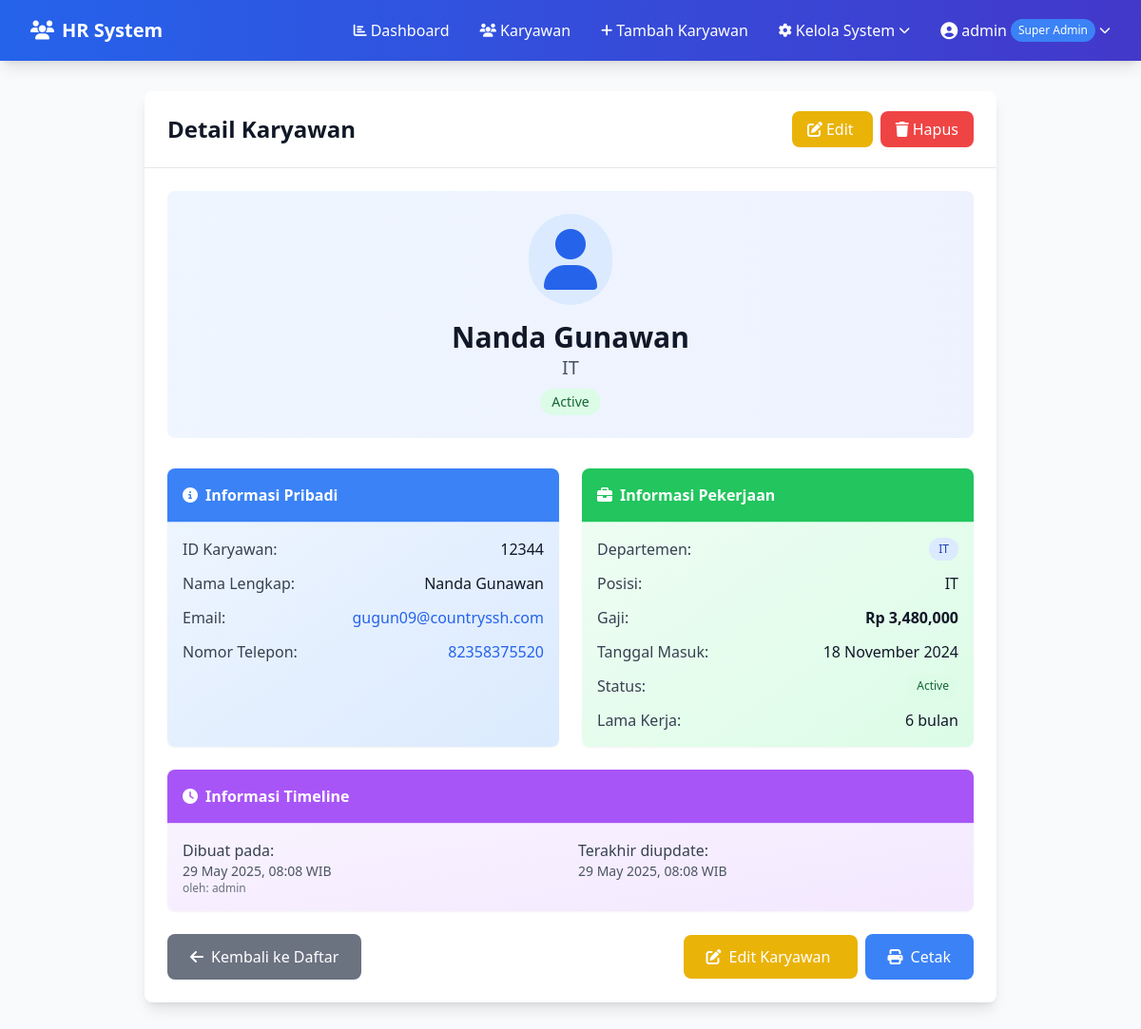
Screenshot of /employee/1 (signed in) with the database file from the repository.
### app.py (models this page shows, shortened)
class User(db.Model):
    id = db.Column(db.Integer, primary_key=True)
    username = db.Column(db.String(80), unique=True, nullable=False)
    email = db.Column(db.String(120), unique=True, nullable=False)
    password_hash = db.Column(db.String(120), nullable=False)
    role_id = db.Column(db.Integer, db.ForeignKey('role.id'), nullable=False, default=3)
    is_active = db.Column(db.Boolean, default=True)
    created_at = db.Column(db.DateTime, default=datetime.utcnow)
    def has_permission(self, permission):
        if not self.role_obj:
            return False
        return permission in (self.role_obj.permissions or [])

class Role(db.Model):
    id = db.Column(db.Integer, primary_key=True)
    name = db.Column(db.String(50), unique=True, nullable=False)
    description = db.Column(db.String(200))
    permissions = db.Column(db.JSON)
    is_protected = db.Column(db.Boolean, default=False)
    created_at = db.Column(db.DateTime, default=datetime.utcnow)
    users = db.relationship('User', backref='role_obj', lazy=True)

class Employee(db.Model):
    id = db.Column(db.Integer, primary_key=True)
    employee_id = db.Column(db.String(20), unique=True, nullable=False)
    name = db.Column(db.String(100), nullable=False)
    email = db.Column(db.String(120), unique=True, nullable=False)
    phone = db.Column(db.String(20))
    department = db.Column(db.String(50), nullable=False)
    position = db.Column(db.String(50), nullable=False)
    salary = db.Column(db.Float)
    hire_date = db.Column(db.Date, nullable=False)
    status = db.Column(db.String(20), default='Active')
    user_id = db.Column(db.Integer, db.ForeignKey('user.id'), nullable=True)
    created_by = db.Column(db.Integer, db.ForeignKey('user.id'))
    created_at = db.Column(db.DateTime, default=datetime.utcnow)
    updated_at = db.Column(db.DateTime, default=datetime.utcnow, onupdate=datetime.utcnow)
    user_account = db.relationship('User', foreign_keys=[user_id], backref='employee_profile')
    creator = db.relationship('User', foreign_keys=[created_by])

### app.py (the view)
@app.route('/employee/<int:id>')
def view_employee(id):
    if 'user_id' not in session:
        return redirect(url_for('login'))
    user = User.query.get(session['user_id'])
    if not user or (not user.has_permission('view_employees') and not user.is_super_admin):
        flash('Anda tidak memiliki akses untuk melihat detail karyawan!', 'error')
        return redirect(url_for('index'))
    employee = Employee.query.get_or_404(id)
    return render_template('view_employee.html', employee=employee, user=user)

### templates/view_employee.html (shortened to what this page needs)
{% extends "base.html" %}
{% block content %}
<div class="max-w-4xl mx-auto">
    <div class="bg-white rounded-lg shadow-lg">
        <div class="p-6 flex justify-between items-center border-b border-gray-200">
            <h4 class="text-2xl font-bold text-gray-900">Detail Karyawan</h4>
            <div class="space-x-2">
                {% if 'edit_employee' in session.permissions or session.is_super_admin %}
                <a href="{{ url_for('edit_employee', id=employee.id) }}" class="bg-yellow-500 text-white px-4 py-2 rounded-lg hover:bg-yellow-600 transition duration-200">
                    <i class="fas fa-edit mr-1"></i>Edit
                </a>
                {% endif %}
                {% if 'delete_employee' in session.permissions or session.is_super_admin %}
                <a href="{{ url_for('delete_employee', id=employee.id) }}"
                   class="bg-red-500 text-white px-4 py-2 rounded-lg hover:bg-red-600 transition duration-200"
                   onclick="return confirm('Yakin ingin menghapus karyawan ini?')">
                    <i class="fas fa-trash mr-1"></i>Hapus
                </a>
                {% endif %}
            </div>
        </div>
        <div class="p-6">
            <div class="text-center mb-8 p-6 bg-gradient-to-r from-blue-50 to-indigo-50 rounded-lg">
                <div class="inline-block p-4 bg-blue-100 rounded-full mb-4">
                    <i class="fas fa-user fa-4x text-blue-600"></i>
                </div>
                <h3 class="text-3xl font-bold text-gray-900">{{ employee.name }}</h3>
                <p class="text-xl text-gray-600 mb-2">{{ employee.position }}</p>
                <span class="inline-flex items-center px-3 py-1 rounded-full text-sm font-medium
                             {{ 'bg-green-100 text-green-800' if employee.status == 'Active' else 'bg-gray-100 text-gray-800' }}">
                    {{ employee.status }}
                </span>
            </div>
            <div class="grid grid-cols-1 lg:grid-cols-2 gap-6 mb-6">
                <div class="bg-gradient-to-br from-blue-50 to-blue-100 rounded-lg shadow-sm">
                    <div class="p-4 border-b border-blue-200 bg-blue-500 text-white rounded-t-lg">
                        <h6 class="font-semibold flex items-center">
                            <i class="fas fa-info-circle mr-2"></i>Informasi Pribadi
                        </h6>
                    </div>
                    <div class="p-4 space-y-3">
                        <div class="flex justify-between">
                            <span class="font-medium text-gray-700">ID Karyawan:</span>
                            <span class="text-gray-900">{{ employee.employee_id }}</span>
                        </div>
                        <div class="flex justify-between">
                            <span class="font-medium text-gray-700">Nama Lengkap:</span>
                            <span class="text-gray-900">{{ employee.name }}</span>
                        </div>
                        <div class="flex justify-between">
                            <span class="font-medium text-gray-700">Email:</span>
                            <a href="mailto:{{ employee.email }}" class="text-blue-600 hover:underline">{{ employee.email }}</a>
                        </div>
                        <div class="flex justify-between">
                            <span class="font-medium text-gray-700">Nomor Telepon:</span>
                            {% if employee.phone %}
                                <a href="tel:{{ employee.phone }}" class="text-blue-600 hover:underline">{{ employee.phone }}</a>
                            {% else %}
                                <span class="text-gray-500">Tidak tersedia</span>
                            {% endif %}
                        </div>
                    </div>
                </div>
                <div class="bg-gradient-to-br from-green-50 to-green-100 rounded-lg shadow-sm">
                    <div class="p-4 border-b border-green-200 bg-green-500 text-white rounded-t-lg">
                        <h6 class="font-semibold flex items-center">
                            <i class="fas fa-briefcase mr-2"></i>Informasi Pekerjaan
                        </h6>
                    </div>
                    <div class="p-4 space-y-3">
                        <div class="flex justify-between">
                            <span class="font-medium text-gray-700">Departemen:</span>
                            <span class="inline-flex items-center px-2.5 py-0.5 rounded-full text-xs font-medium bg-blue-100 text-blue-800">
                                {{ employee.department }}
                            </span>
                        </div>
                        <div class="flex justify-between">
                            <span class="font-medium text-gray-700">Posisi:</span>
                            <span class="text-gray-900">{{ employee.position }}</span>
                        </div>
                        <div class="flex justify-between">
                            <span class="font-medium text-gray-700">Gaji:</span>
                            {% if employee.salary %}
                                <span class="text-gray-900 font-semibold">Rp {{ "{:,.0f}".format(employee.salary) }}</span>
                            {% else %}
                                <span class="text-gray-500">Tidak tersedia</span>
                            {% endif %}
                        </div>
                        <div class="flex justify-between">
                            <span class="font-medium text-gray-700">Tanggal Masuk:</span>
                            <span class="text-gray-900">{{ employee.hire_date.strftime('%d %B %Y') }}</span>
                        </div>
                        <div class="flex justify-between">
                            <span class="font-medium text-gray-700">Status:</span>
                            <span class="inline-flex items-center px-2.5 py-0.5 rounded-full text-xs font-medium
                                         {{ 'bg-green-100 text-green-800' if employee.status == 'Active' else 'bg-gray-100 text-gray-800' }}">
                                {{ employee.status }}
                            </span>
                        </div>
                        <div class="flex justify-between">
                            <span class="font-medium text-gray-700">Lama Kerja:</span>
                            <span class="text-gray-900">
                                {% set work_days = (employee.created_at.date() - employee.hire_date).days %}
                                {% set years = work_days // 365 %}
                                {% set months = (work_days % 365) // 30 %}
                                {% if years > 0 %}
                                    {{ years }} tahun {{ months }} bulan
                                {% else %}
                                    {{ months }} bulan
                                {% endif %}
                            </span>
                        </div>
                    </div>
                </div>
            </div>
            <div class="bg-gradient-to-br from-purple-50 to-purple-100 rounded-lg shadow-sm mb-6">
                <div class="p-4 border-b border-purple-200 bg-purple-500 text-white rounded-t-lg">
                    <h6 class="font-semibold flex items-center">
                        <i class="fas fa-clock mr-2"></i>Informasi Timeline
                    </h6>
                </div>
                <div class="p-4 grid grid-cols-1 md:grid-cols-2 gap-4">
                    <div>
                        <span class="font-medium text-gray-700">Dibuat pada:</span>
                        <p class="text-sm text-gray-600">{{ employee.created_at.strftime('%d %B %Y, %H:%M WIB') }}</p>
                        {% if employee.creator %}
                        <p class="text-xs text-gray-500">oleh: {{ employee.creator.username }}</p>
                        {% endif %}
                    </div>
                    <div>
                        <span class="font-medium text-gray-700">Terakhir diupdate:</span>
                        <p class="text-sm text-gray-600">{{ employee.updated_at.strftime('%d %B %Y, %H:%M WIB') }}</p>
                    </div>
                </div>
            </div>
            <div class="flex justify-between items-center">
                <a href="{{ url_for('employees') }}" class="bg-gray-500 text-white px-6 py-3 rounded-lg hover:bg-gray-600 transition duration-200">
                    <i class="fas fa-arrow-left mr-2"></i>Kembali ke Daftar
                </a>
                <div class="space-x-2">
                    {% if 'edit_employee' in session.permissions or session.is_super_admin %}
                    <a href="{{ url_for('edit_employee', id=employee.id) }}" class="bg-yellow-500 text-white px-6 py-3 rounded-lg hover:bg-yellow-600 transition duration-200">
                        <i class="fas fa-edit mr-2"></i>Edit Karyawan
                    </a>
                    {% endif %}
                    <button onclick="window.print()" class="bg-blue-500 text-white px-6 py-3 rounded-lg hover:bg-blue-600 transition duration-200">
                        <i class="fas fa-print mr-2"></i>Cetak
                    </button>
                </div>
            </div>
        </div>
    </div>
</div>
{% endblock %}

### templates/base.html (shortened to what this page needs)
<!DOCTYPE html>
<html lang="id">
<head>
    <script src="https://cdn.tailwindcss.com"></script>
    <link href="https://cdnjs.cloudflare.com/ajax/libs/font-awesome/6.4.0/css/all.min.css" rel="stylesheet">
</head>
<body class="bg-gray-50 min-h-screen">
    {% if session.user_id %}
    <nav class="bg-gradient-to-r from-blue-600 to-indigo-700 text-white shadow-lg">
        <div class="max-w-7xl mx-auto px-4 sm:px-6 lg:px-8">
            <div class="flex justify-between h-16">
                <div class="flex items-center">
                    <a href="{{ url_for('index') }}" class="flex items-center space-x-2 text-xl font-bold text-white hover:text-blue-200 transition duration-200">
                        <i class="fas fa-users"></i>
                        <span>HR System</span>
                    </a>
                </div>
                <div class="hidden md:flex items-center space-x-8">
                    <a href="{{ url_for('index') }}" class="text-white hover:text-blue-200 transition duration-200 flex items-center space-x-1">
                        <i class="fas fa-chart-bar text-sm"></i>
                        <span>Dashboard</span>
                    </a>
                    {% if 'view_employees' in session.permissions or session.is_super_admin %}
                    <a href="{{ url_for('employees') }}" class="text-white hover:text-blue-200 transition duration-200 flex items-center space-x-1">
                        <i class="fas fa-users text-sm"></i>
                        <span>Karyawan</span>
                    </a>
                    {% endif %}
                    {% if 'create_employee' in session.permissions or session.is_super_admin %}
                    <a href="{{ url_for('add_employee') }}" class="text-white hover:text-blue-200 transition duration-200 flex items-center space-x-1">
                        <i class="fas fa-plus text-sm"></i>
                        <span>Tambah Karyawan</span>
                    </a>
                    {% endif %}
                    {% if 'view_users' in session.permissions or session.is_super_admin %}
                    <div class="relative group">
                        <button class="text-white hover:text-blue-200 transition duration-200 flex items-center space-x-1">
                            <i class="fas fa-cog text-sm"></i>
                            <span>Kelola System</span>
                            <i class="fas fa-chevron-down text-xs"></i>
                        </button>
                    </div>
                    {% endif %}
                    <div class="relative group">
                        <button class="text-white hover:text-blue-200 transition duration-200 flex items-center space-x-1">
                            <i class="fas fa-user-circle text-lg"></i>
                            <span>{{ session.username }}</span>
                            <span class="text-xs bg-blue-500 px-2 py-1 rounded-full">{{ session.role }}</span>
                            <i class="fas fa-chevron-down text-xs"></i>
                        </button>
                    </div>
                </div>
            </div>
        </div>
    </nav>
    {% endif %}
    <main class="max-w-7xl mx-auto px-4 sm:px-6 lg:px-8 py-8">
        {% block content %}{% endblock %}
    </main>
</body>
</html>

### rows the page displays
User: username "admin", creator.username "admin"
Role: role "Super Admin"
Employee: name "Nanda Gunawan", position "IT", status "Active", employee_id "12344", email "gugun09@countryssh.com", phone "82358375520", department "IT", salary "3,480,000", hire_date "18 November 2024", created_at "29 May 2025, 08:08 WIB", updated_at "29 May 2025, 08:08 WIB"

### other values shown
{{ months }} "6"
